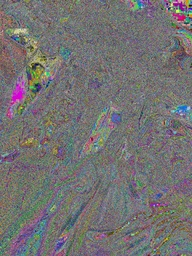
#> input picture encrypted_images/encrypted_3.jpg, 192 x 256 px, shrunk from 960 x 1280 before the run
$ python -i rsa_utils.py   (imports and definitions only)
#> lines starting #> are read from the running program, lines starting #| are printed output that depends on the picture
from PIL import Image
import numpy as np
import cv2 as cv
import os
def RSA_image_encryption(image_path):
    # RSA Encryption Function

    p = 61
    q = 53
    def RSA_encrypt(value, e, n):
        return pow(value, e, n)

    # RSA Decryption Function
    def RSA_decrypt(value, d, n):
        return pow(value, d, n)

    # Function to convert color image to integer array
    def image_to_int_array(image_path):
        img = cv.imread(image_path)  # Read the image in color mode (BGR)
        if img is None:
            raise ValueError(f"Image not found at path: {image_path}")

        # Split the image into B, G, R channels
        b, g, r = cv.split(img)

        # Flatten each channel and combine into a single array
        data = np.concatenate([b.flatten(), g.flatten(), r.flatten()])

        return data, img.shape

    # Function to convert integer array back to color image
    def int_array_to_image(int_array, size, output_path):
        # Calculate the size of each channel
        int_array = [x % 256 for x in int_array]
        channel_size = size[0] * size[1]

        # Split the flat array into three separate channels
        b = np.array(int_array[:channel_size], dtype=np.uint8).reshape(size[:2])
        g = np.array(int_array[channel_size:2*channel_size], dtype=np.uint8).reshape(size[:2])
        r = np.array(int_array[2*channel_size:], dtype=np.uint8).reshape(size[:2])

        # Merge the channels back into a BGR image
        img = cv.merge((b, g, r))

        # Convert the array to a PIL image and save
        img_pil = Image.fromarray(cv.cvtColor(img, cv.COLOR_BGR2RGB))
        img_pil.save(output_path)

    # RSA Encryption for an image
    # Convert image to integer array
    int_array, size = image_to_int_array(image_path)
#> in image_to_int_array, img is the input picture: shape (256, 192, 3); mean B, G, R 114.4, 114.1, 115.8
#> in image_to_int_array, `b, g, r = cv.split(img)`:
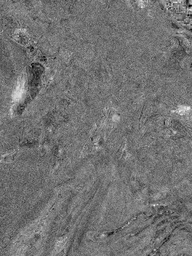
#> b: shape (256, 192); min 0, max 247, mean 114.4
#> in image_to_int_array, `b, g, r = cv.split(img)`:
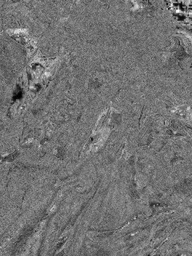
#> g: shape (256, 192); min 0, max 255, mean 114.1
#> in image_to_int_array, `b, g, r = cv.split(img)`:
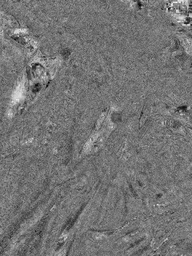
#> r: shape (256, 192); min 0, max 250, mean 115.8
#> size = (256, 192, 3)

    # RSA Key Generation
    n = p * q
    o = (p - 1) * (q - 1)

    # Choose e, public key
    def gcd(a, b):
        while b != 0:
            a, b = b, a % b
        return a

    e = 3
    while gcd(e, o) != 1:
        e += 2

    # Calculate the private key d
    def modular_inverse(e, o):
        def egcd(a, b):
            x0, x1, y0, y1 = 1, 0, 0, 1
            while b:
                q, a, b = a // b, b, a % b
                x0, x1 = x1, x0 - q * x1
                y0, y1 = y1, y0 - q * y1
            return a, x0, y0

        g, x, _ = egcd(e, o)
        if g != 1:
            raise Exception('Modular inverse does not exist')
        else:
            return x % o

    d = modular_inverse(e, o)

    # Encrypt each pixel value
    encrypted_array = [RSA_encrypt(int(pixel), e, n) for pixel in int_array]
#> encrypted_array = 147456 items

    # Save encrypted data as an image
    encrypted_output_path = f"encrypted_images/encrypted_{os.path.basename(image_path)}"
    int_array_to_image(encrypted_array, size, encrypted_output_path)
#> in int_array_to_image, `channel_size = size[0] * size[1]`: channel_size = 49152
#> in int_array_to_image, `b = np.array(int_array[:channel_size], dtype=np.uint8).reshape(size[:2])`:
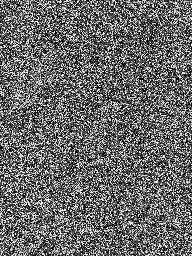
#> b: shape (256, 192); min 0, max 255, mean 106.3
#> in int_array_to_image, `g = np.array(int_array[channel_size:2*channel_size], dtype=np.uint8).r..`:
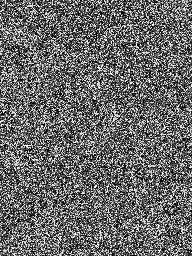
#> g: shape (256, 192); min 0, max 255, mean 105.7
#> in int_array_to_image, `r = np.array(int_array[2*channel_size:], dtype=np.uint8).reshape(size[..`:
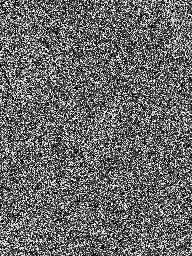
#> r: shape (256, 192); min 0, max 255, mean 104.8
#> in int_array_to_image, `img = cv.merge((b, g, r))`:
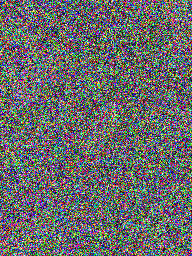
#> img: shape (256, 192, 3); mean of channels 0, 1, 2 106.3, 105.7, 104.8; drawn as B, G, R

    # Decrypt the encrypted array
    decrypted_array = [RSA_decrypt(pixel, d, n) for pixel in encrypted_array]
#> decrypted_array = 147456 items

    # Convert decrypted values back to the range [0, 255]
    decrypted_array = [min(max(value, 0), 255) for value in decrypted_array]

    # Save decrypted image
    decrypted_output_path = f"decrypted_images/decrypted_{os.path.basename(image_path)}"
    int_array_to_image(decrypted_array, size, decrypted_output_path)

    return encrypted_output_path, decrypted_output_path

>>> result = RSA_image_encryption('encrypted_images/encrypted_3.jpg')
